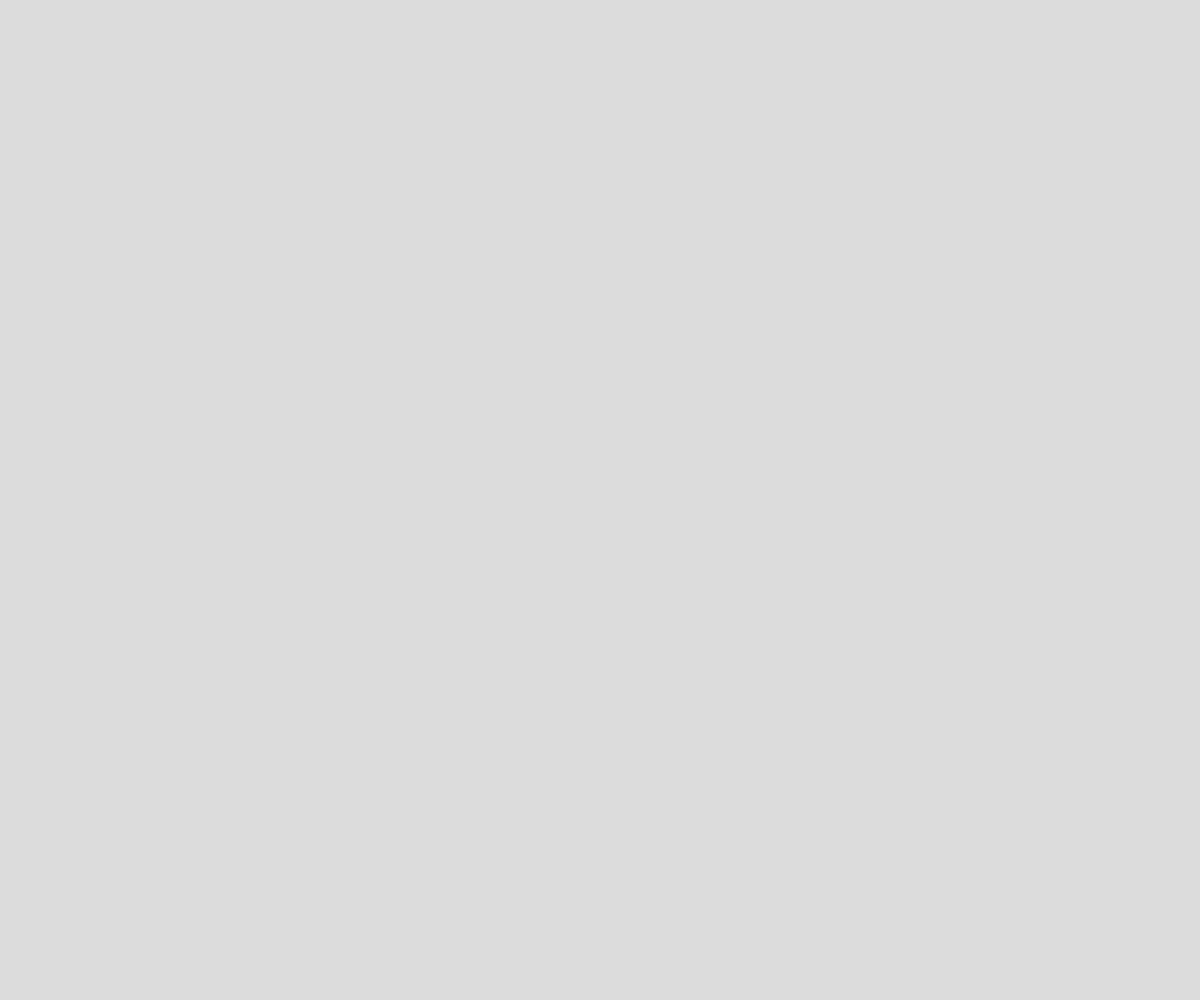
Frame 1 (no input)
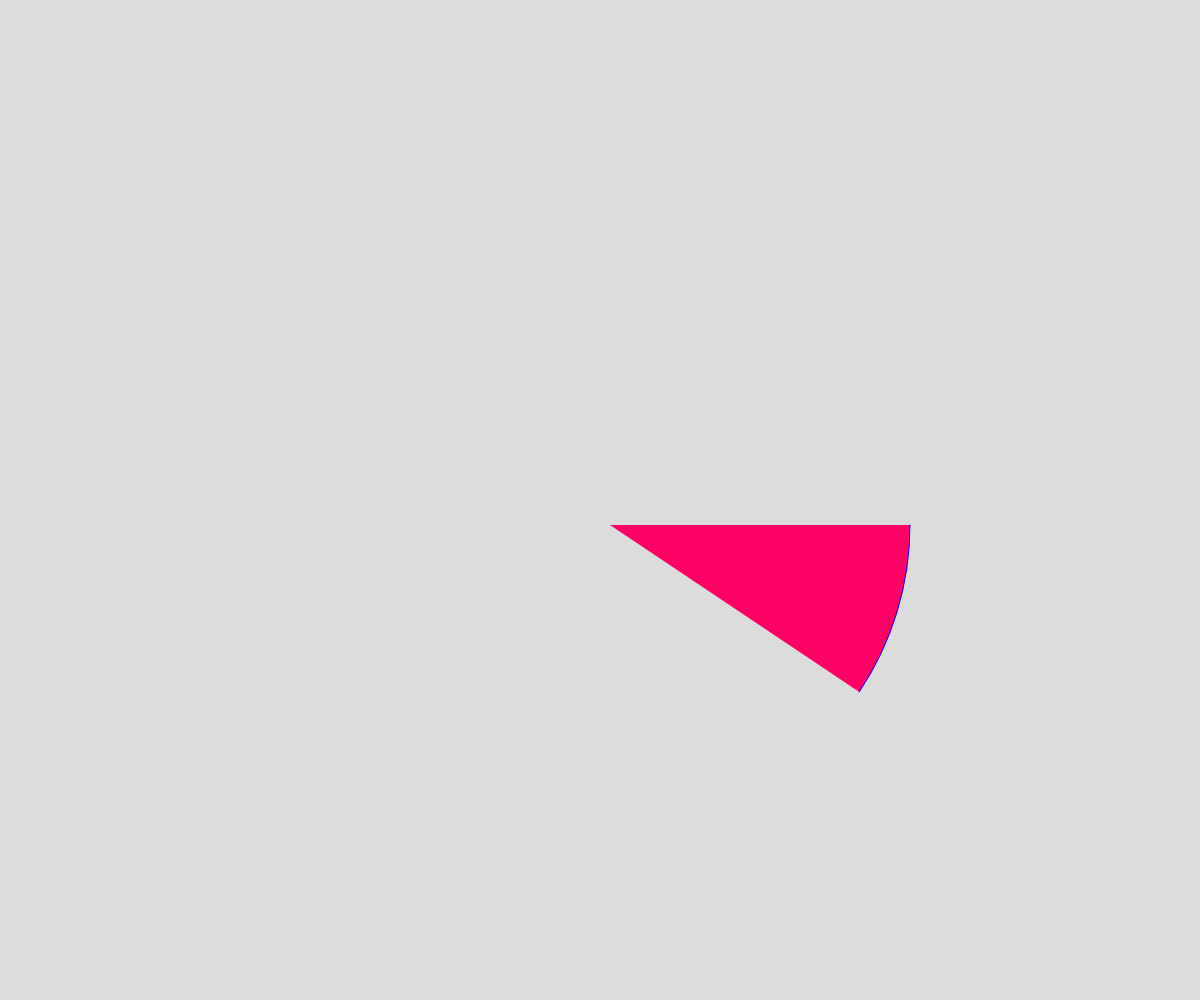
Frame 60 (no input)
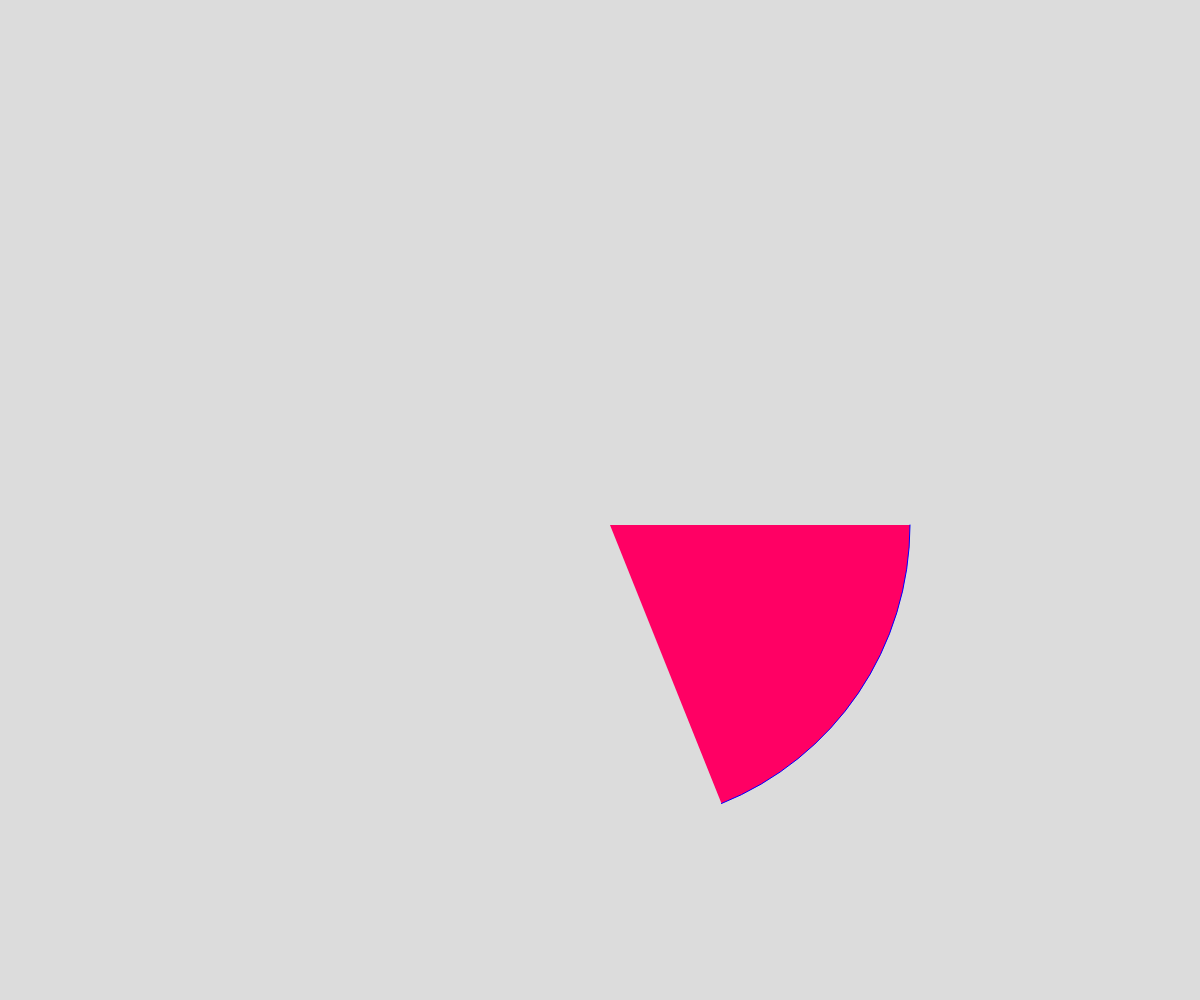
Frame 120 (the mouse pressed at the canvas centre since frame 60)

The p5.js sketch that drew these frames (run headless with seeded random() and noise() and a simulated clock; from frame 60 on, the mouse is pressed at the canvas centre):

// p5.js sketch
// ── sketch.js
let counter = 0;

function setup() {
  createCanvas(windowWidth, windowHeight);
}

function draw() {
  background(220);

  fill(255, 0, 100);
  noStroke();
  stroke(0,0,565);
  //translate(width / 2, height / 2);
  //rotateY(1);

  // rectMode(RADIUS);
  // rect(width/2, height/2, 100, 55);

  let offset = 0.3;


  arc(width/2+10, height/2+25, width/2, width/2, 0, counter);

  counter = counter + 0.01;

  counter = counter % TWO_PI;










  console.log(counter)



  
}

function windowResized() {
  resizeCanvas(windowWidth, windowHeight);
}
